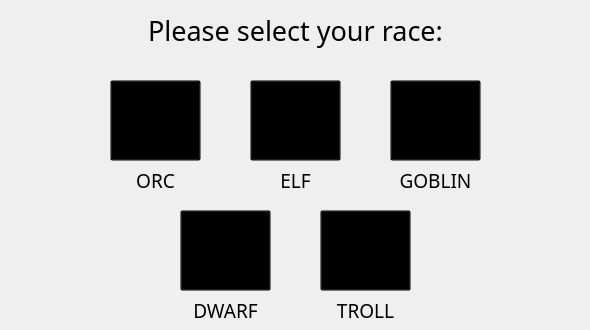
                <widget class="QWidget" name="pgeCharacter">
                    <widget class="QPushButton" name="btnOrc">
                        <property name="enabled">
                            <bool>false</bool>
                        </property>
                        <property name="geometry">
                            <rect>
                                <x>110</x>
                                <y>80</y>
                                <width>91</width>
                                <height>81</height>
                            </rect>
                        </property>
                        <property name="font">
                            <font>
                                <family>Roman</family>
                                <pointsize>16</pointsize>
                            </font>
                        </property>
                        <property name="styleSheet">
                            <string notr="true">QPushButton{
                                background: transparent;
                                }
                                QPushButton:hover:!pressed{
                                border: 2px solid;
                                border-color: transparent;
                                border-bottom-color: rgb(0, 0, 0);
                                }
                                QPushButton:hover:pressed{
                                border: 3px solid;
                                border-color: transparent;
                                border-bottom-color: rgb(0, 0, 0);
                                }
                            </string>
                        </property>
                        <property name="icon">
                            <iconset>
                                <normaloff>../images/orc.png</normaloff>../images/orc.png
                            </iconset>
                        </property>
                        <property name="iconSize">
                            <size>
                                <width>100</width>
                                <height>90</height>
                            </size>
                        </property>
                    </widget>
                    <widget class="QPushButton" name="btnGoblin">
                        <property name="enabled">
                            <bool>false</bool>
                        </property>
                        <property name="geometry">
                            <rect>
                                <x>390</x>
                                <y>80</y>
                                <width>91</width>
                                <height>81</height>
                            </rect>
                        </property>
                        <property name="font">
                            <font>
                                <family>Roman</family>
                                <pointsize>16</pointsize>
                            </font>
                        </property>
                        <property name="styleSheet">
                            <string notr="true">QPushButton{
                                background: transparent;
                                }
                                QPushButton:hover:!pressed{
                                border: 2px solid;
                                border-color: transparent;
                                border-bottom-color: rgb(0, 0, 0);
                                }
                                QPushButton:hover:pressed{
                                border: 3px solid;
                                border-color: transparent;
                                border-bottom-color: rgb(0, 0, 0);
                                }
                            </string>
                        </property>
                        <property name="icon">
                            <iconset>
                                <normaloff>../images/goblin.png</normaloff>../images/goblin.png
                            </iconset>
                        </property>
                        <property name="iconSize">
                            <size>
                                <width>100</width>
                                <height>90</height>
                            </size>
                        </property>
                    </widget>
                    <widget class="QPushButton" name="btnDwarf">
                        <property name="enabled">
                            <bool>false</bool>
                        </property>
                        <property name="geometry">
                            <rect>
                                <x>180</x>
                                <y>210</y>
                                <width>91</width>
                                <height>81</height>
                            </rect>
                        </property>
                        <property name="font">
                            <font>
                                <family>Roman</family>
                                <pointsize>16</pointsize>
                            </font>
                        </property>
                        <property name="styleSheet">
                            <string notr="true">QPushButton{
                                background: transparent;
                                }
                                QPushButton:hover:!pressed{
                                border: 2px solid;
                                border-color: transparent;
                                border-bottom-color: rgb(0, 0, 0);
                                }
                                QPushButton:hover:pressed{
                                border: 3px solid;
                                border-color: transparent;
                                border-bottom-color: rgb(0, 0, 0);
                                }
                            </string>
                        </property>
                        <property name="icon">
                            <iconset>
                                <normaloff>../images/dwarf.png</normaloff>../images/dwarf.png
                            </iconset>
                        </property>
                        <property name="iconSize">
                            <size>
                                <width>100</width>
                                <height>90</height>
                            </size>
                        </property>
                    </widget>
                    <widget class="QLabel" name="lblDwarf">
                        <property name="enabled">
                            <bool>false</bool>
                        </property>
                        <property name="geometry">
                            <rect>
                                <x>180</x>
                                <y>300</y>
                                <width>91</width>
                                <height>21</height>
                            </rect>
                        </property>
                        <property name="font">
                            <font>
                                <family>Roman</family>
                                <pointsize>14</pointsize>
                            </font>
                        </property>
                        <property name="styleSheet">
                            <string notr="true">background: none;
                                color: rgb(0, 0, 0);
                            </string>
                        </property>
                        <property name="text">
                            <string>DWARF</string>
                        </property>
                        <property name="alignment">
                            <set>Qt::AlignCenter</set>
                        </property>
                    </widget>
                    <widget class="QPushButton" name="btnElf">
                        <property name="enabled">
                            <bool>false</bool>
                        </property>
                        <property name="geometry">
                            <rect>
                                <x>250</x>
                                <y>80</y>
                                <width>91</width>
                                <height>81</height>
                            </rect>
                        </property>
                        <property name="font">
                            <font>
                                <family>Roman</family>
                                <pointsize>16</pointsize>
                            </font>
                        </property>
                        <property name="styleSheet">
                            <string notr="true">QPushButton{
                                background: transparent;
                                }
                                QPushButton:hover:!pressed{
                                border: 2px solid;
                                border-color: transparent;
                                border-bottom-color: rgb(0, 0, 0);
                                }
                                QPushButton:hover:pressed{
                                border: 3px solid;
                                border-color: transparent;
                                border-bottom-color: rgb(0, 0, 0);
                                }
                            </string>
                        </property>
                        <property name="icon">
                            <iconset>
                                <normaloff>../images/elf.png</normaloff>../images/elf.png
                            </iconset>
                        </property>
                        <property name="iconSize">
                            <size>
                                <width>100</width>
                                <height>90</height>
                            </size>
                        </property>
                    </widget>
                    <widget class="QPushButton" name="btnTroll">
                        <property name="enabled">
                            <bool>false</bool>
                        </property>
                        <property name="geometry">
                            <rect>
                                <x>320</x>
                                <y>210</y>
                                <width>91</width>
                                <height>81</height>
                            </rect>
                        </property>
                        <property name="font">
                            <font>
                                <family>Roman</family>
                                <pointsize>16</pointsize>
                            </font>
                        </property>
                        <property name="styleSheet">
                            <string notr="true">QPushButton{
                                background: transparent;
                                }
                                QPushButton:hover:!pressed{
                                border: 2px solid;
                                border-color: transparent;
                                border-bottom-color: rgb(0, 0, 0);
                                }
                                QPushButton:hover:pressed{
                                border: 3px solid;
                                border-color: transparent;
                                border-bottom-color: rgb(0, 0, 0);
                                }
                            </string>
                        </property>
                        <property name="icon">
                            <iconset>
                                <normaloff>../images/troll.png</normaloff>../images/troll.png
                            </iconset>
                        </property>
                        <property name="iconSize">
                            <size>
                                <width>100</width>
                                <height>90</height>
                            </size>
                        </property>
                    </widget>
                    <widget class="QLabel" name="lblCharacterRace">
                        <property name="geometry">
                            <rect>
                                <x>10</x>
                                <y>10</y>
                                <width>571</width>
                                <height>41</height>
                            </rect>
                        </property>
                        <property name="font">
                            <font>
                                <family>Roman</family>
                                <pointsize>20</pointsize>
                            </font>
                        </property>
                        <property name="styleSheet">
                            <string notr="true">background: none;
                                color: rgb(0, 0, 0);
                            </string>
                        </property>
                        <property name="text">
                            <string>Please select your race:</string>
                        </property>
                        <property name="alignment">
                            <set>Qt::AlignCenter</set>
                        </property>
                    </widget>
                    <widget class="QLabel" name="lblOrc">
                        <property name="enabled">
                            <bool>false</bool>
                        </property>
                        <property name="geometry">
                            <rect>
                                <x>110</x>
                                <y>170</y>
                                <width>91</width>
                                <height>21</height>
                            </rect>
                        </property>
                        <property name="font">
                            <font>
                                <family>Roman</family>
                                <pointsize>14</pointsize>
                            </font>
                        </property>
                        <property name="styleSheet">
                            <string notr="true">background: none;
                                color: rgb(0, 0, 0);
                            </string>
                        </property>
                        <property name="text">
                            <string>ORC</string>
                        </property>
                        <property name="alignment">
                            <set>Qt::AlignCenter</set>
                        </property>
                    </widget>
                    <widget class="QLabel" name="lblGoblin">
                        <property name="enabled">
                            <bool>false</bool>
                        </property>
                        <property name="geometry">
                            <rect>
                                <x>390</x>
                                <y>170</y>
                                <width>91</width>
                                <height>21</height>
                            </rect>
                        </property>
                        <property name="font">
                            <font>
                                <family>Roman</family>
                                <pointsize>14</pointsize>
                            </font>
                        </property>
                        <property name="styleSheet">
                            <string notr="true">background: none;
                                color: rgb(0, 0, 0);
                            </string>
                        </property>
                        <property name="text">
                            <string>GOBLIN</string>
                        </property>
                        <property name="alignment">
                            <set>Qt::AlignCenter</set>
                        </property>
                    </widget>
                    <widget class="QLabel" name="lblTroll">
                        <property name="enabled">
                            <bool>false</bool>
                        </property>
                        <property name="geometry">
                            <rect>
                                <x>320</x>
                                <y>300</y>
                                <width>91</width>
                                <height>21</height>
                            </rect>
                        </property>
                        <property name="font">
                            <font>
                                <family>Roman</family>
                                <pointsize>14</pointsize>
                            </font>
                        </property>
                        <property name="styleSheet">
                            <string notr="true">background: none;
                                color: rgb(0, 0, 0);
                            </string>
                        </property>
                        <property name="text">
                            <string>TROLL</string>
                        </property>
                        <property name="alignment">
                            <set>Qt::AlignCenter</set>
                        </property>
                    </widget>
                    <widget class="QLabel" name="lblElf">
                        <property name="enabled">
                            <bool>false</bool>
                        </property>
                        <property name="geometry">
                            <rect>
                                <x>250</x>
                                <y>170</y>
                                <width>91</width>
                                <height>21</height>
                            </rect>
                        </property>
                        <property name="font">
                            <font>
                                <family>Roman</family>
                                <pointsize>14</pointsize>
                            </font>
                        </property>
                        <property name="styleSheet">
                            <string notr="true">background: none;
                                color: rgb(0, 0, 0);
                            </string>
                        </property>
                        <property name="text">
                            <string>ELF</string>
                        </property>
                        <property name="alignment">
                            <set>Qt::AlignCenter</set>
                        </property>
                    </widget>
                </widget>
